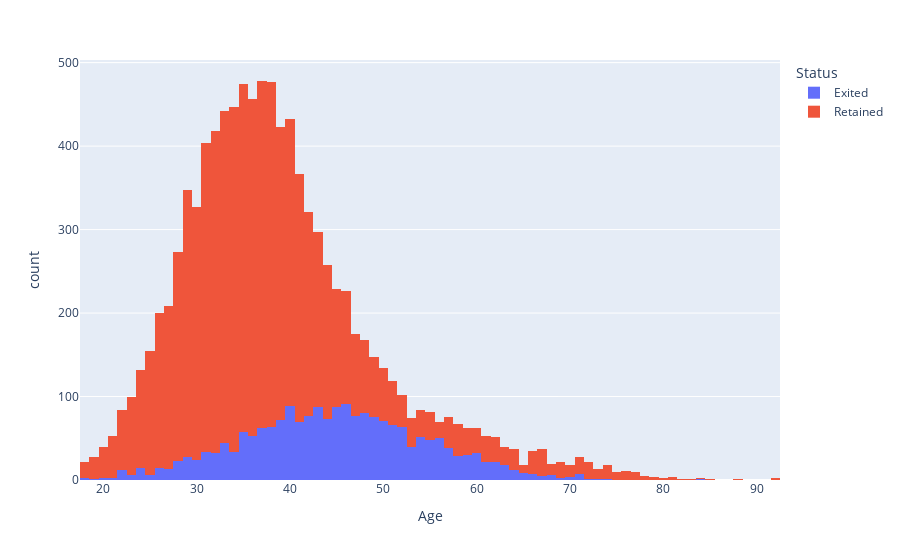

Notebook code for this chart:
### Code cell
px.histogram(df_churn, x='Age', color='Status')

### Figure 1 — Plotly figure (JSON) as saved in the notebook; plotly's stock layout.template omitted (floating-point values rounded to 4 significant figures; data arrays with more than 128 entries replaced by an {"elided": "..."} marker saying what was removed)
{"data": [{"alignmentgroup": "True", "bingroup": "x", "hovertemplate": "Status=Exited<br>Age=%{x}<br>count=%{y}<extra></extra>", "legendgroup": "Exited", "marker": {"color": "#636efa", "pattern": {"shape": ""}}, "name": "Exited", "offsetgroup": "Exited", "orientation": "v", "showlegend": true, "type": "histogram", "x": {"elided": "2037 int values"}, "xaxis": "x", "yaxis": "y"}, {"alignmentgroup": "True", "bingroup": "x", "hovertemplate": "Status=Retained<br>Age=%{x}<br>count=%{y}<extra></extra>", "legendgroup": "Retained", "marker": {"color": "#EF553B", "pattern": {"shape": ""}}, "name": "Retained", "offsetgroup": "Retained", "orientation": "v", "showlegend": true, "type": "histogram", "x": {"elided": "7963 int values"}, "xaxis": "x", "yaxis": "y"}], "layout": {"barmode": "relative", "legend": {"title": {"text": "Status"}, "tracegroupgap": 0}, "margin": {"t": 60}, "xaxis": {"anchor": "y", "domain": [0, 1], "title": {"text": "Age"}}, "yaxis": {"anchor": "x", "domain": [0, 1], "title": {"text": "count"}}}}
